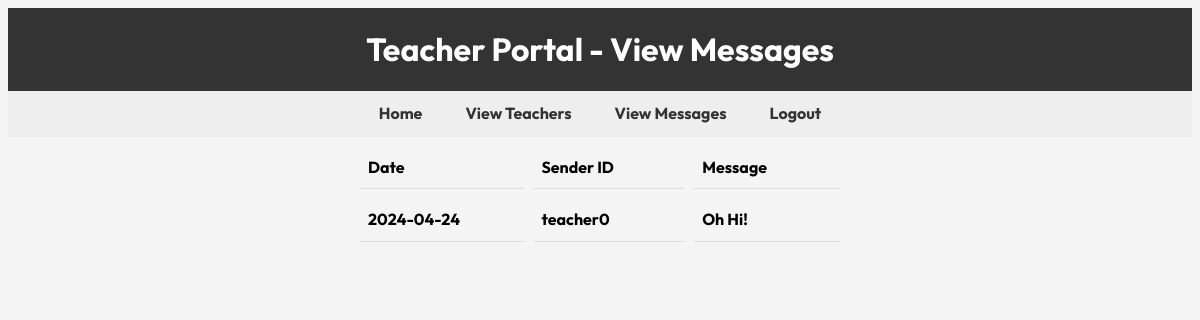
Page /users/teacher/teacher-ViewMassages.php (signed in) on the committed database.
### tables this page shows
CREATE TABLE IF NOT EXISTS `messages` (
  `message` text NOT NULL,
  `sender_id` varchar(20) NOT NULL,
  `reciever_id` varchar(20) NOT NULL,
  `date` date NOT NULL
);

### users/teacher/teacher-ViewMassages.php (the view, shortened to what this page needs)
<?php
include_once('../../db-connect.php');
$reciever_id = $_SESSION['login_id'];
$sql = "SELECT * FROM messages WHERE reciever_id = '$reciever_id' ORDER BY date DESC";
$result = mysqli_query($link, $sql);
?>
<!DOCTYPE html>
<html lang="en">
<head>
    <link rel="stylesheet" href="../../sources/css/styles.css">
</head>
<body>
<header>
    <h1>Teacher Portal - View Messages</h1>
</header>
<?php include("navBar.php");?>
<table>
    <tr>
        <th class="viewTable">Date</th>
        <th class="viewTable">Sender ID</th>
        <th class="viewTable">Message</th>
    </tr>
    <?php while($row = mysqli_fetch_assoc($result)) { ?>
        <tr>
            <td class="viewTable"><?php echo $row['date']; ?></td>
            <td class="viewTable"><?php echo $row['sender_id']; ?></td>
            <td class="viewTable"><?php echo $row['message']; ?></td>
        </tr>
    <?php } ?>
</table>
</body>
</html>

### sources/css/styles.css (style rules this page uses)
body { font-family: Outfit, sans-serif; font-weight: bold; line-height: 1.6; background-color: #f4f4f4; }
header { background-color: #333; color: white; padding: 1em 0; text-align: center; }
header h1 { margin: 0; }
table { margin: 0 auto; width: 500px; border-collapse: collapse; border-radius: 10px; }
table { border-spacing: 10px; border-collapse: separate; }
th, td { padding: 8px; text-align: left; border-bottom: 1px solid #ddd; }
table th.viewTable, table td.viewTable { width: 250px; overflow: hidden; white-space: nowrap; }

### rows in the picture
messages: date "2024-04-24", sender_id "teacher0", message "Oh Hi!"
